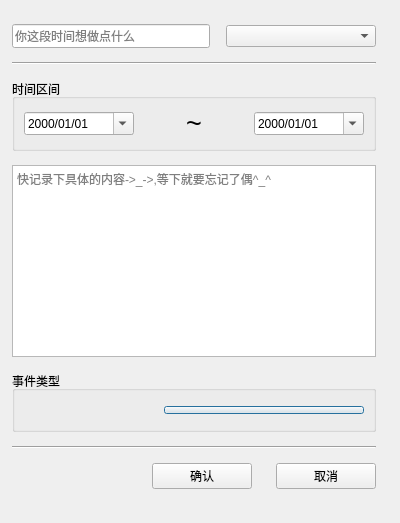
<?xml version="1.0" encoding="UTF-8"?>
<ui version="4.0">
 <class>PlanDialog</class>
 <widget class="QDialog" name="PlanDialog">
  <property name="geometry">
   <rect>
    <x>0</x>
    <y>0</y>
    <width>400</width>
    <height>496</height>
   </rect>
  </property>
  <property name="sizePolicy">
   <sizepolicy hsizetype="Preferred" vsizetype="Preferred">
    <horstretch>0</horstretch>
    <verstretch>0</verstretch>
   </sizepolicy>
  </property>
  <property name="minimumSize">
   <size>
    <width>400</width>
    <height>0</height>
   </size>
  </property>
  <property name="maximumSize">
   <size>
    <width>16777215</width>
    <height>16777215</height>
   </size>
  </property>
  <property name="windowTitle">
   <string>Dialog</string>
  </property>
  <layout class="QVBoxLayout" name="verticalLayout">
   <property name="spacing">
    <number>14</number>
   </property>
   <property name="sizeConstraint">
    <enum>QLayout::SetFixedSize</enum>
   </property>
   <property name="leftMargin">
    <number>0</number>
   </property>
   <property name="topMargin">
    <number>24</number>
   </property>
   <property name="rightMargin">
    <number>12</number>
   </property>
   <property name="bottomMargin">
    <number>24</number>
   </property>
   <item>
    <layout class="QVBoxLayout" name="verticalLayout_2">
     <property name="leftMargin">
      <number>12</number>
     </property>
     <property name="rightMargin">
      <number>12</number>
     </property>
     <property name="bottomMargin">
      <number>10</number>
     </property>
     <item>
      <layout class="QHBoxLayout" name="horizontalLayout_4">
       <property name="spacing">
        <number>16</number>
       </property>
       <property name="bottomMargin">
        <number>0</number>
       </property>
       <item>
        <widget class="QLineEdit" name="titleEdit">
         <property name="minimumSize">
          <size>
           <width>0</width>
           <height>24</height>
          </size>
         </property>
         <property name="placeholderText">
          <string>你这段时间想做点什么</string>
         </property>
        </widget>
       </item>
       <item>
        <widget class="QComboBox" name="levelComb">
         <property name="minimumSize">
          <size>
           <width>150</width>
           <height>0</height>
          </size>
         </property>
         <property name="currentText">
          <string/>
         </property>
        </widget>
       </item>
      </layout>
     </item>
     <item>
      <widget class="Line" name="line_2">
       <property name="orientation">
        <enum>Qt::Horizontal</enum>
       </property>
      </widget>
     </item>
     <item>
      <widget class="QGroupBox" name="groupBox">
       <property name="title">
        <string>时间区间</string>
       </property>
       <layout class="QVBoxLayout" name="verticalLayout_3">
        <item>
         <layout class="QHBoxLayout" name="horizontalLayout">
          <property name="spacing">
           <number>5</number>
          </property>
          <property name="leftMargin">
           <number>0</number>
          </property>
          <property name="rightMargin">
           <number>0</number>
          </property>
          <item>
           <widget class="QDateEdit" name="startDate">
            <property name="displayFormat">
             <string>yyyy/MM/dd</string>
            </property>
            <property name="calendarPopup">
             <bool>true</bool>
            </property>
           </widget>
          </item>
          <item alignment="Qt::AlignHCenter">
           <widget class="QLabel" name="label">
            <property name="font">
             <font>
              <pointsize>20</pointsize>
             </font>
            </property>
            <property name="text">
             <string>~</string>
            </property>
           </widget>
          </item>
          <item>
           <widget class="QDateEdit" name="endDate">
            <property name="displayFormat">
             <string>yyyy/MM/dd </string>
            </property>
            <property name="calendarPopup">
             <bool>true</bool>
            </property>
           </widget>
          </item>
         </layout>
        </item>
       </layout>
      </widget>
     </item>
     <item>
      <widget class="QTextEdit" name="contentText">
       <property name="placeholderText">
        <string>快记录下具体的内容-&gt;_-&gt;,等下就要忘记了偶^_^</string>
       </property>
      </widget>
     </item>
     <item>
      <widget class="QGroupBox" name="groupBox_2">
       <property name="title">
        <string>事件类型</string>
       </property>
       <layout class="QVBoxLayout" name="verticalLayout_4">
        <item>
         <layout class="QHBoxLayout" name="horizontalLayout_2">
          <property name="spacing">
           <number>8</number>
          </property>
          <property name="leftMargin">
           <number>0</number>
          </property>
          <property name="rightMargin">
           <number>0</number>
          </property>
          <property name="bottomMargin">
           <number>0</number>
          </property>
          <item>
           <widget class="FCircle" name="dailyCircle">
            <property name="minimumSize">
             <size>
              <width>20</width>
              <height>0</height>
             </size>
            </property>
            <property name="flag">
             <string>日常生活</string>
            </property>
            <property name="radius">
             <number>8</number>
            </property>
           </widget>
          </item>
          <item>
           <widget class="FCircle" name="workCircle">
            <property name="minimumSize">
             <size>
              <width>20</width>
              <height>0</height>
             </size>
            </property>
            <property name="color">
             <string>#1b7cff</string>
            </property>
            <property name="flag">
             <string>工作</string>
            </property>
            <property name="radius">
             <number>8</number>
            </property>
           </widget>
          </item>
          <item>
           <widget class="FCircle" name="studyCircle">
            <property name="minimumSize">
             <size>
              <width>20</width>
              <height>0</height>
             </size>
            </property>
            <property name="color">
             <string>#d90d0d</string>
            </property>
            <property name="flag">
             <string>学习</string>
            </property>
            <property name="radius">
             <number>8</number>
            </property>
           </widget>
          </item>
          <item>
           <widget class="FCircle" name="playCircle">
            <property name="minimumSize">
             <size>
              <width>20</width>
              <height>0</height>
             </size>
            </property>
            <property name="color">
             <string>#f79f1f</string>
            </property>
            <property name="flag">
             <string>娱乐</string>
            </property>
            <property name="radius">
             <number>8</number>
            </property>
           </widget>
          </item>
          <item>
           <widget class="FCircle" name="travelCircle">
            <property name="minimumSize">
             <size>
              <width>20</width>
              <height>20</height>
             </size>
            </property>
            <property name="color">
             <string>#3ab155</string>
            </property>
            <property name="flag">
             <string>旅游</string>
            </property>
            <property name="radius">
             <number>8</number>
            </property>
           </widget>
          </item>
          <item>
           <widget class="FButton" name="showBtn">
            <property name="minimumSize">
             <size>
              <width>200</width>
              <height>0</height>
             </size>
            </property>
            <property name="maximumSize">
             <size>
              <width>16777215</width>
              <height>8</height>
             </size>
            </property>
            <property name="borderRadius">
             <number>4</number>
            </property>
            <property name="bgColor">
             <string>#fff</string>
            </property>
            <property name="maxShadow">
             <number>15</number>
            </property>
           </widget>
          </item>
         </layout>
        </item>
       </layout>
      </widget>
     </item>
     <item>
      <widget class="Line" name="line">
       <property name="orientation">
        <enum>Qt::Horizontal</enum>
       </property>
      </widget>
     </item>
     <item>
      <layout class="QHBoxLayout" name="horizontalLayout_3">
       <property name="spacing">
        <number>24</number>
       </property>
       <property name="leftMargin">
        <number>0</number>
       </property>
       <property name="rightMargin">
        <number>0</number>
       </property>
       <property name="bottomMargin">
        <number>0</number>
       </property>
       <item>
        <spacer name="horizontalSpacer">
         <property name="orientation">
          <enum>Qt::Horizontal</enum>
         </property>
         <property name="sizeHint" stdset="0">
          <size>
           <width>40</width>
           <height>20</height>
          </size>
         </property>
        </spacer>
       </item>
       <item>
        <widget class="FButton" name="okBtn">
         <property name="minimumSize">
          <size>
           <width>100</width>
           <height>24</height>
          </size>
         </property>
         <property name="text">
          <string>确认</string>
         </property>
         <property name="borderRadius">
          <number>2</number>
         </property>
         <property name="maxShadow">
          <number>15</number>
         </property>
        </widget>
       </item>
       <item>
        <widget class="FButton" name="cancelBtn">
         <property name="minimumSize">
          <size>
           <width>100</width>
           <height>24</height>
          </size>
         </property>
         <property name="text">
          <string>取消</string>
         </property>
         <property name="borderRadius">
          <number>2</number>
         </property>
         <property name="bgColor">
          <string>#404244</string>
         </property>
         <property name="maxShadow">
          <number>15</number>
         </property>
        </widget>
       </item>
      </layout>
     </item>
    </layout>
   </item>
  </layout>
 </widget>
 <customwidgets>
  <customwidget>
   <class>FButton</class>
   <extends>QPushButton</extends>
   <header>fbutton.h</header>
  </customwidget>
  <customwidget>
   <class>FCircle</class>
   <extends>QLabel</extends>
   <header>fcircle.h</header>
  </customwidget>
 </customwidgets>
 <resources/>
 <connections/>
</ui>
